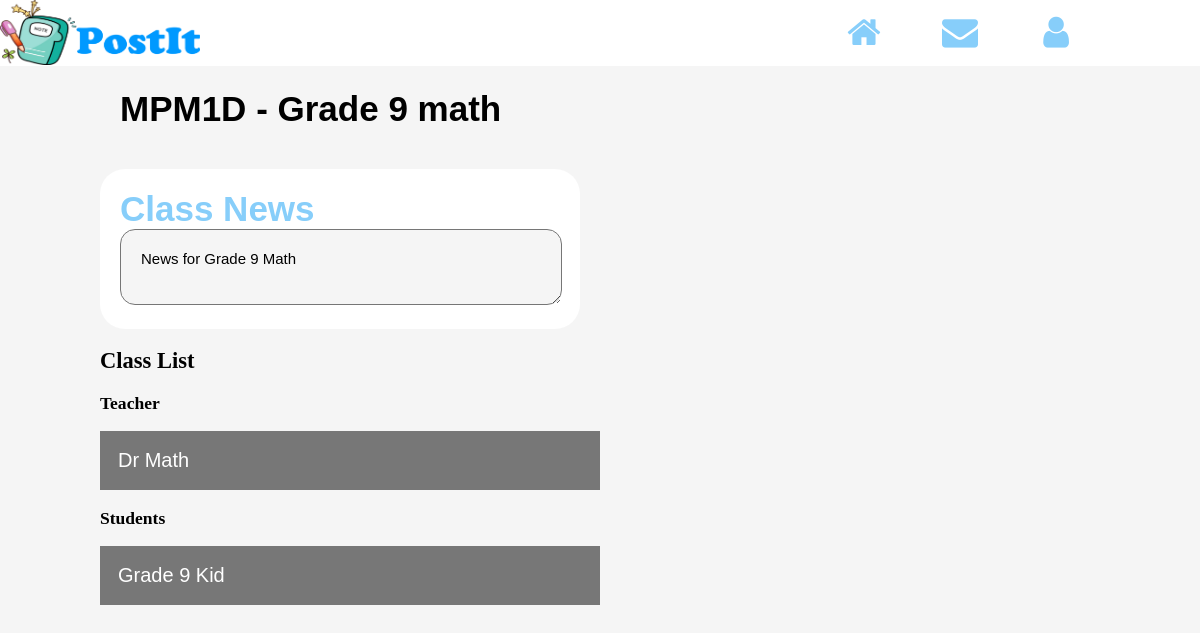
The page /coursePage_admin2.php?id=1 on the database its author committed.
### tables this page shows
CREATE TABLE `course`  (
  `ID` int(11) NOT NULL AUTO_INCREMENT,
  `Grade` int(11) NOT NULL,
  `CourseID` varchar(255) NOT NULL,
  `CourseName` varchar(255) NOT NULL,
  `TeacherID` int(11) NOT NULL,
  `CourseNews` varchar(255) NULL DEFAULT NULL,
  PRIMARY KEY (`ID`) USING BTREE
);

CREATE TABLE `teacher_course`  (
  `TeacherCourseID` int(11) NOT NULL AUTO_INCREMENT,
  `TeacherID` int(11) NULL DEFAULT NULL,
  `CourseID` int(11) NULL DEFAULT NULL,
  PRIMARY KEY (`TeacherCourseID`) USING BTREE
);

CREATE TABLE `teacher`  (
  `TeacherID` int(11) NOT NULL AUTO_INCREMENT,
  `TeacherName` varchar(255) NULL DEFAULT NULL,
  `CourseTeaching` varchar(255) NULL DEFAULT NULL,
  `Intro` varchar(255) NULL DEFAULT NULL,
  `UserName` varchar(255) NOT NULL,
  `Password` varchar(255) NOT NULL,
  PRIMARY KEY (`TeacherID`) USING BTREE
);

CREATE TABLE `student_course`  (
  `StudentCourseID` int(11) NOT NULL AUTO_INCREMENT,
  `StudentID` int(11) NULL DEFAULT NULL,
  `CourseID` int(11) NULL DEFAULT NULL,
  PRIMARY KEY (`StudentCourseID`) USING BTREE
);

CREATE TABLE `student`  (
  `StudentID` int(11) NOT NULL AUTO_INCREMENT,
  `StudentName` varchar(255) NULL DEFAULT NULL,
  `CourseTaking` varchar(255) NULL DEFAULT NULL,
  `Notes` varchar(255) NULL DEFAULT NULL,
  `UserName` varchar(255) NOT NULL,
  `Password` varchar(255) NOT NULL,
  PRIMARY KEY (`StudentID`) USING BTREE
);

### functions.php (called while the page is built, shortened)
<?php
function getDB()
{
	$conn = mysqli_connect(DBHOST,DBUSER,DBPASS,DBNAME);
	mysqli_query($conn, "set names utf8");
	return $conn;
}
function runQuery($db, $query)
{
	$results = mysqli_query($db, $query);
	return $results;
}
?>

### coursePage_admin2.php (the view, shortened to what this page needs)
<!DOCTYPE html>
<html>
    <head>
        <link rel="stylesheet" href="css/project.css">
        <link rel="stylesheet" href="https://cdnjs.cloudflare.com/ajax/libs/font-awesome/4.7.0/css/font-awesome.min.css">
    </head>
    <body>
    <?php
    	include 'functions.php';
		$id = $_GET["id"];
    	$results = runQuery(getDb(), "select * from course where id =".$id);
		$course = mysqli_fetch_row($results);
		$results = runQuery(getDb(), "SELECT * FROM teacher a INNER JOIN teacher_course b on a.TeacherID = b.TeacherID AND b.CourseID =".$id);
		$teacher = mysqli_fetch_row($results);
    ?>
    <div class="icon-bar">
        <img class="logo-img" src="img/postit.png">
        <a style="font-size: 16px;line-height: 46px;">
        </a>
        <a href="#"><i class="fa fa-user"></i></a>
        <a href="#"><i class="fa fa-envelope"></i></a>
        <a href="coursePage_admin.html"><i class="fa fa-home"></i></a>
    </div>
    <div class="page">
        <h1 id="course_name"><?php echo $course[2].' - '.$course[3] ?></h1>
        <div class="news_area">
            <h1 id="news_title">Class News</h1>
            <textarea class="News" readonly><?php echo $course[5];?></textarea>
        </div>
        <h2>Class List</h2>
        <h3>Teacher</h3>
        <button class="collapsible" style="font-size: 20px; color: white;"><?php echo $teacher[1]; ?></button>
        <h3>Students</h3>
        <div style="margin-bottom: 30px;">
        <?php
        	$results = runQuery(getDb(), "SELECT * FROM student a INNER JOIN student_course b on a.StudentID = b.StudentID AND b.CourseID =".$id);
        	while($arr = mysqli_fetch_row($results)) {
        ?>
        <button class="collapsible" style="font-size: 20px; color: white;"><?php echo $arr[1]; ?></button>
        <?php
        	}
        ?>
        </div>
    </div>
    </body>
</html>

### css/project.css (style rules this page uses)
body { padding: 0; font-size: 15px; background-color: #F5F5F5; margin: 0; }
.page { margin: 0 auto; max-width: 1000px; }
.icon-bar { width: 100%; background-color: white; overflow: auto; }
.icon-bar a { float: right; width: 8%; text-align: center; padding: 12px 0; color: #87CEFA; font-size: 36px; }
.logo-img { display: inline-block; vertical-align: top; margin-right: 20px; width: 200px; height: 65px; }
.news_area { margin-top: 40px; background-color: white; padding: 20px; width: 440px; border-radius: 25px; }
#course_name { font-size: 35px; font-family: "Arial Black", Gadget, sans-serif; margin-left: 20px; }
#news_title { font-size: 35px; margin-bottom: 0; margin-top: 0; font-family: "Arial Black", Gadget, sans-serif; color: #87CEFA; }
.News { margin-top: 0; border-radius: 15px; width: 400px; padding: 20px; background-color: #F5F5F5; font-size: 15px; font-family: "Arial", Gadget, sans-serif; }
.collapsible { background-color: #777; color: white; cursor: pointer; padding: 18px; width: 50%; border: none; text-align: left; outline: none; font-size: 15px; }

### rows shown on the page
course: CourseID "MPM1D", CourseName "Grade 9 math", CourseNews "News for Grade 9 Math"
teacher_course: TeacherID.TeacherName "Dr Math"
student_course: StudentID.StudentName "Grade 9 Kid"
